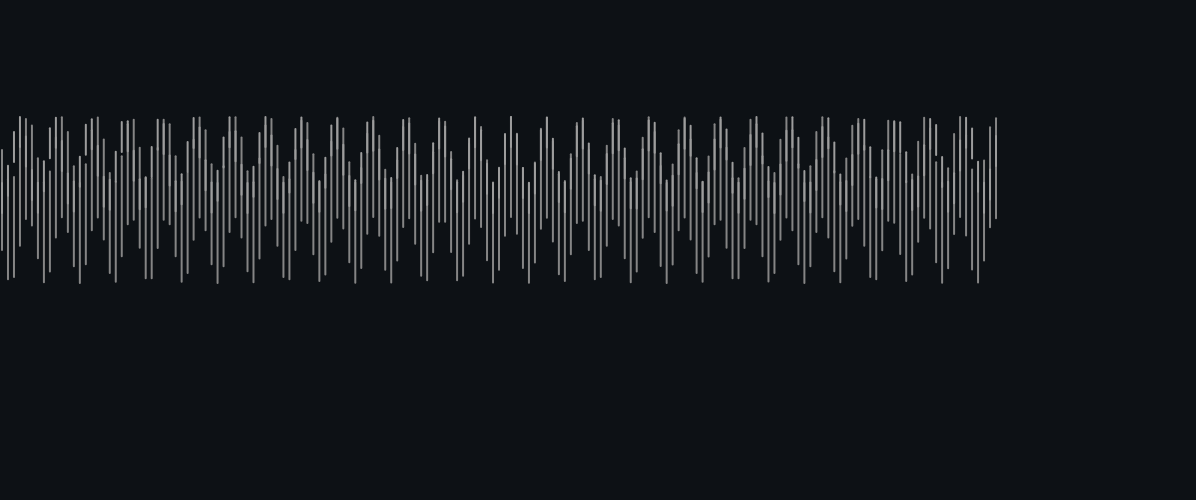
Frame 1 (no input)
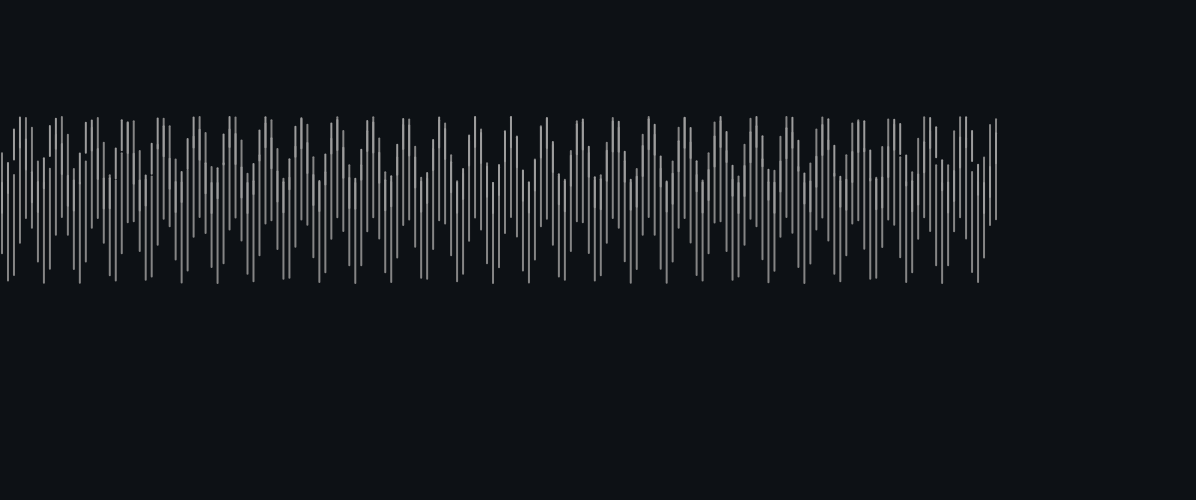
Frame 60 (no input)
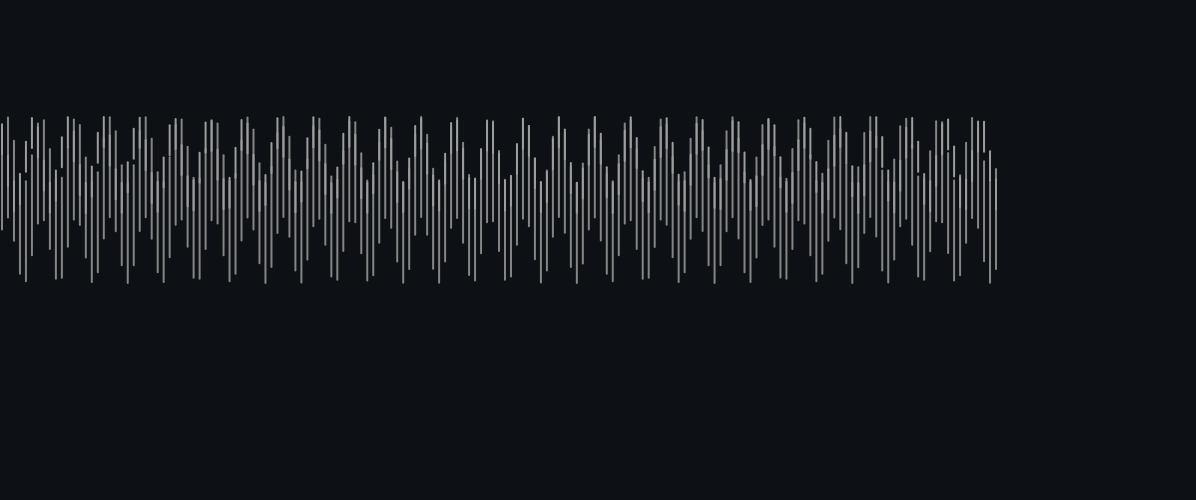
Frame 120 (the mouse pressed at the canvas centre since frame 60)

The p5.js sketch that drew these frames (run headless with seeded random() and noise() and a simulated clock; from frame 60 on, the mouse is pressed at the canvas centre):

// p5.js sketch
// ── sketch.js
let theta = 0.0,
  offset = 200,
  speed = 0,
  freq = 0,
  h, hScaleSlider,
  isGlitch = false,
  btn_glitch;

const btns = [];

function setup() {
  createCanvas(window.innerWidth - 4, window.innerHeight * 0.5);
  smooth(8);
  h = height * 0.5;
  strokeWeight(2);

  for (let i = 0; i < 4; i++) {
    btns[i] = createButton(`${i}`);
    btns[i].mouseClicked(_ => {
      freq = i
    });
  }

  btn_glitch = createButton('glitch is OFF');
  btn_glitch.mouseClicked(_ => {
    isGlitch = !isGlitch;
  });

  hScaleSlider = createSlider(13, 66, 33);
  hScaleSlider.position(0, height * 1.15);
}

function draw() {
  background(13, 17, 21);
  if (isGlitch) {
    btn_glitch.html('glitch is ON');
    blendMode(DIFFERENCE);
  } else {
    btn_glitch.html('glitch is OFF');
    blendMode(BLEND);
  }

  let hScale = hScaleSlider.value();

  push();
  translate(0, -50);
  for (let i = 0; i < 1000; i += 6) {
    let x = map(i, 0, 1000, 0, 1);
    let y = offset + sin(theta + 15 * x) * hScale;
    let y2 = offset + cos(theta + 12 * x) * hScale;
    let z = map(i, 0, h, 2, 1000);

    stroke(133);
    line(z, y + 100, z, y);
    stroke(157);
    line(z, y2, z, y2 + 30);

    switch (freq) {
      case 0:
        h = 1000;
        speed = sin(33);
        break;
      case 1:
        h = 1000;
        speed = sin(3333);
        break;
      case 2:
        h = height * 0.5;
        speed = sin(111);
        break;
      case 3:
        h = height * 0.6;
        speed = sin(666);
        break;
    }
    theta += speed;
  }

  pop();
}

function windowResized() {
  resizeCanvas(window.innerWidth - 4, window.innerHeight * 0.5);
}
